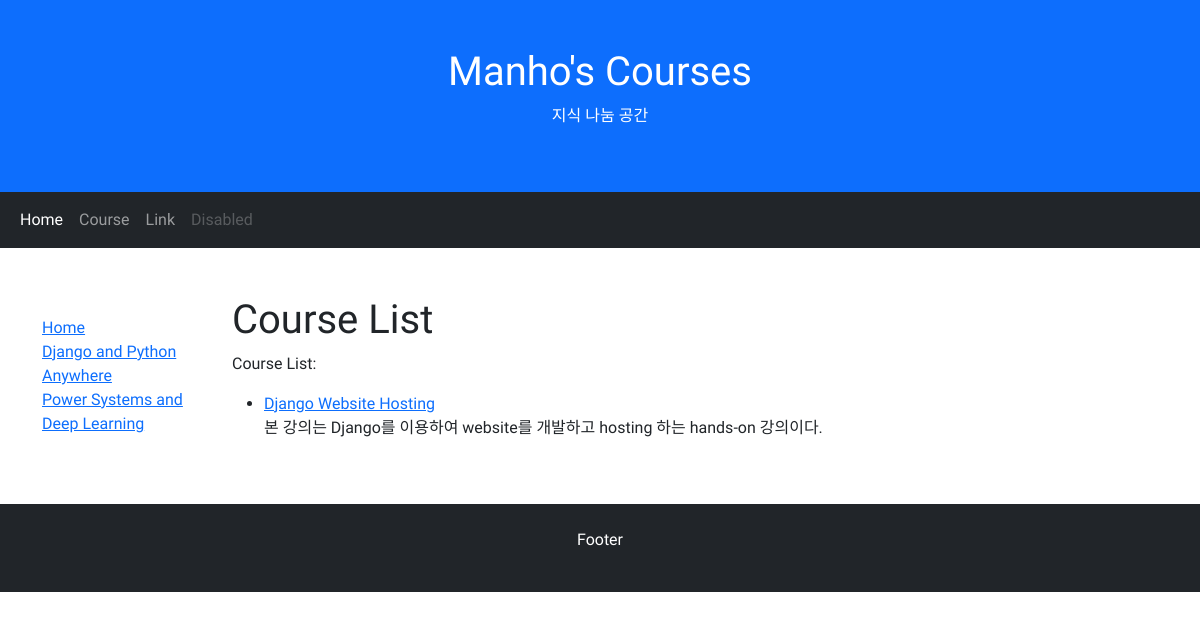
The app's page /courses/, older data.
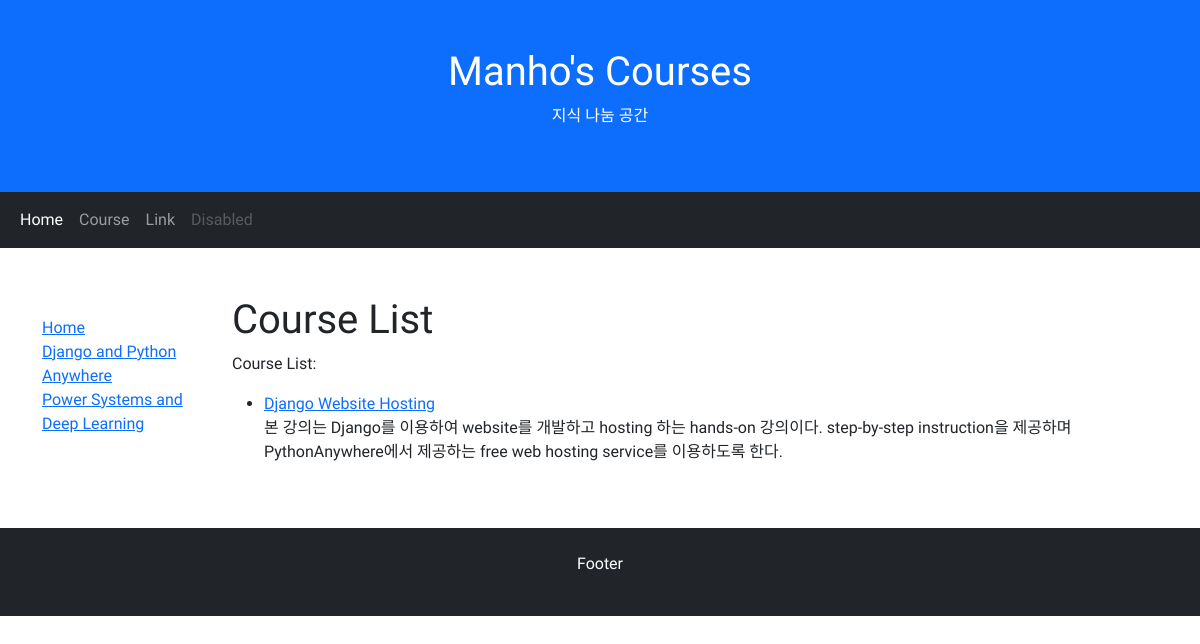
The same page, newer data.
### courses/models.py (models this page shows, shortened)
class Course(models.Model):
    course_title = models.CharField(max_length=30)
    course_description = models.CharField(max_length=200)
    course_open_date = models.DateTimeField('date opened', default=timezone.now)

### courses/views.py (the view)
# urls.py: path('', views.index, name='index'),
def index(request):
    latest_course_list = Course.objects.order_by('-course_open_date')[:10]
    context = {
        'latest_course_list': latest_course_list,
    }
    return render(request, 'courses/index.html', context)

### courses/templates/courses/index.html
{% extends "home/base_generic.html" %}
{% block content %}
  <h1>Course List</h1>
  <p>
    Course List:
    {% if latest_course_list %}
        <ul>
        {% for course in latest_course_list %}
            <li><a href="{% url 'detail' course.id %}">{{ course.course_title }}</a>
                <p>
                    {{ course.course_description }}
                </p>
            </li>
        {% endfor %}
        </ul>
    {% else %}
    <p>Course가 없습니다.</p>
    {% endif %}
  </p>
{% endblock %}

Row changes from the older to the newer data that the page shows:
changed Course "Django Website Hosting": course_description "본 강의는 Django를 이용하여 website를 개발하고 hosting 하는 hands-on 강의이다." → "본 강의는 Django를 이용하여 website를 개발하고 hosting 하는 hands-on 강의이다. step-by-step instruction을 제공하며 PythonAnywhere에서 제공하는 free web hosting service를 이용하도록 한다."
